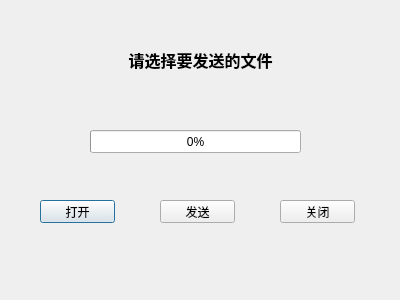
<?xml version="1.0" encoding="UTF-8"?>
<ui version="4.0">
 <class>TcpServer</class>
 <widget class="QDialog" name="TcpServer">
  <property name="geometry">
   <rect>
    <x>0</x>
    <y>0</y>
    <width>400</width>
    <height>300</height>
   </rect>
  </property>
  <property name="windowTitle">
   <string>发送端</string>
  </property>
  <widget class="QLabel" name="serverStatusLabel">
   <property name="geometry">
    <rect>
     <x>0</x>
     <y>50</y>
     <width>401</width>
     <height>20</height>
    </rect>
   </property>
   <property name="font">
    <font>
     <pointsize>12</pointsize>
     <weight>75</weight>
     <bold>true</bold>
    </font>
   </property>
   <property name="text">
    <string>请选择要发送的文件</string>
   </property>
   <property name="alignment">
    <set>Qt::AlignCenter</set>
   </property>
  </widget>
  <widget class="QProgressBar" name="progressBar">
   <property name="geometry">
    <rect>
     <x>90</x>
     <y>130</y>
     <width>211</width>
     <height>23</height>
    </rect>
   </property>
   <property name="value">
    <number>0</number>
   </property>
  </widget>
  <widget class="QPushButton" name="serverOpenBtn">
   <property name="geometry">
    <rect>
     <x>40</x>
     <y>200</y>
     <width>75</width>
     <height>23</height>
    </rect>
   </property>
   <property name="text">
    <string>打开</string>
   </property>
  </widget>
  <widget class="QPushButton" name="serverSendBtn">
   <property name="geometry">
    <rect>
     <x>160</x>
     <y>200</y>
     <width>75</width>
     <height>23</height>
    </rect>
   </property>
   <property name="text">
    <string>发送</string>
   </property>
  </widget>
  <widget class="QPushButton" name="serverCloseBtn">
   <property name="geometry">
    <rect>
     <x>280</x>
     <y>200</y>
     <width>75</width>
     <height>23</height>
    </rect>
   </property>
   <property name="text">
    <string>关闭</string>
   </property>
  </widget>
 </widget>
 <resources/>
 <connections/>
</ui>
